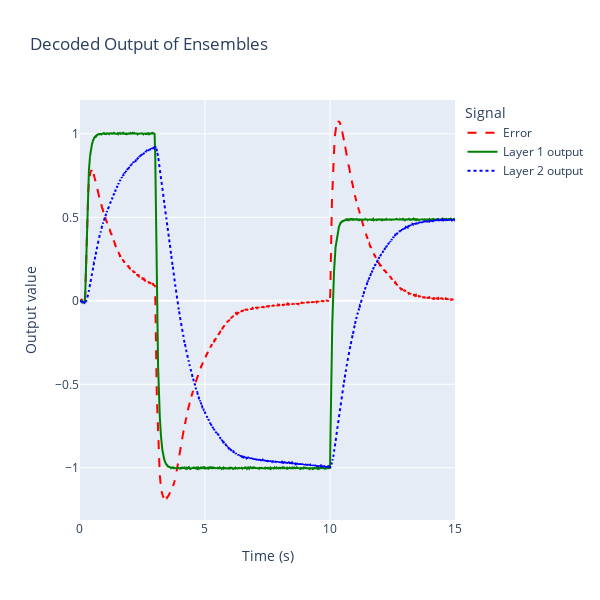

Notebook code for this chart:
### Code cell
# Create Plotly figures
time = sim.trange()
error_data = sim.data[error_probe].flatten()
layer1_data = sim.data[layer1_probe].flatten()
layer2_data = sim.data[layer2_probe].flatten()

# RGB Plot
fig_rgb = go.Figure()
fig_rgb.update_layout(
    autosize=False,
    width=600,
    height=600,
)
fig_rgb.add_trace(go.Scatter(x=time, y=error_data, mode='lines', name='Error', line=dict(color='red', dash='dash')))
fig_rgb.add_trace(go.Scatter(x=time, y=layer1_data, mode='lines', name='Layer 1 output', line=dict(color='green')))
fig_rgb.add_trace(go.Scatter(x=time, y=layer2_data, mode='lines', name='Layer 2 output', line=dict(color='blue', dash='dot')))
fig_rgb.update_layout(title='Decoded Output of Ensembles', xaxis_title='Time (s)', yaxis_title='Output value',
                      legend_title='Signal')
fig_rgb.show()

### Figure 1 — Plotly figure (JSON) as saved in the notebook; plotly's stock layout.template omitted (floating-point values rounded to 4 significant figures; data arrays with more than 128 entries replaced by an {"elided": "..."} marker saying what was removed)
{"data": [{"line": {"color": "red", "dash": "dash"}, "mode": "lines", "name": "Error", "type": "scatter", "x": {"elided": "15000 float values"}, "y": {"elided": "15000 float values"}}, {"line": {"color": "green"}, "mode": "lines", "name": "Layer 1 output", "type": "scatter", "x": {"elided": "15000 float values"}, "y": {"elided": "15000 float values"}}, {"line": {"color": "blue", "dash": "dot"}, "mode": "lines", "name": "Layer 2 output", "type": "scatter", "x": {"elided": "15000 float values"}, "y": {"elided": "15000 float values"}}], "layout": {"autosize": false, "height": 600, "legend": {"title": {"text": "Signal"}}, "title": {"text": "Decoded Output of Ensembles"}, "width": 600, "xaxis": {"title": {"text": "Time (s)"}}, "yaxis": {"title": {"text": "Output value"}}}}
